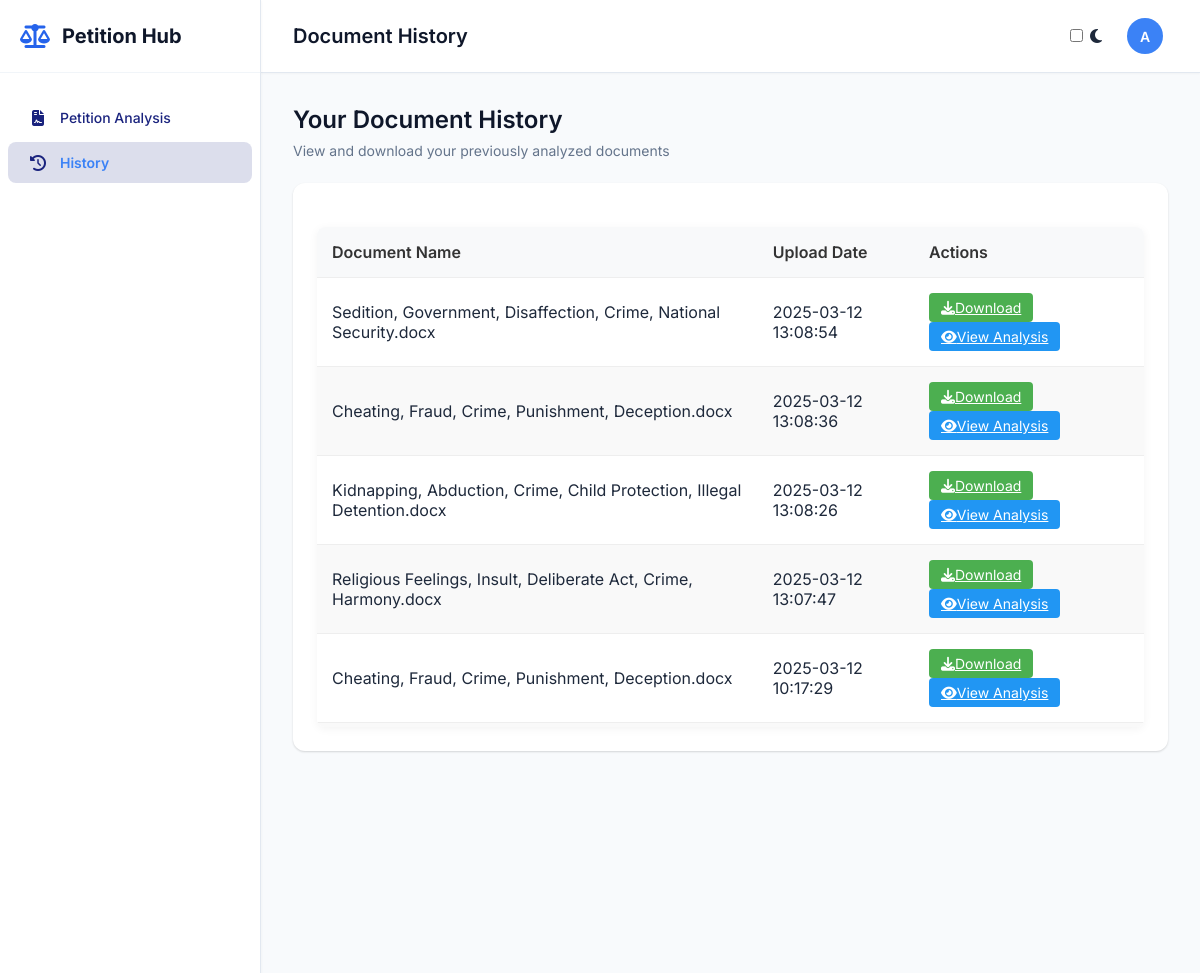
Page /history (signed in, upper part) on the earlier database version.
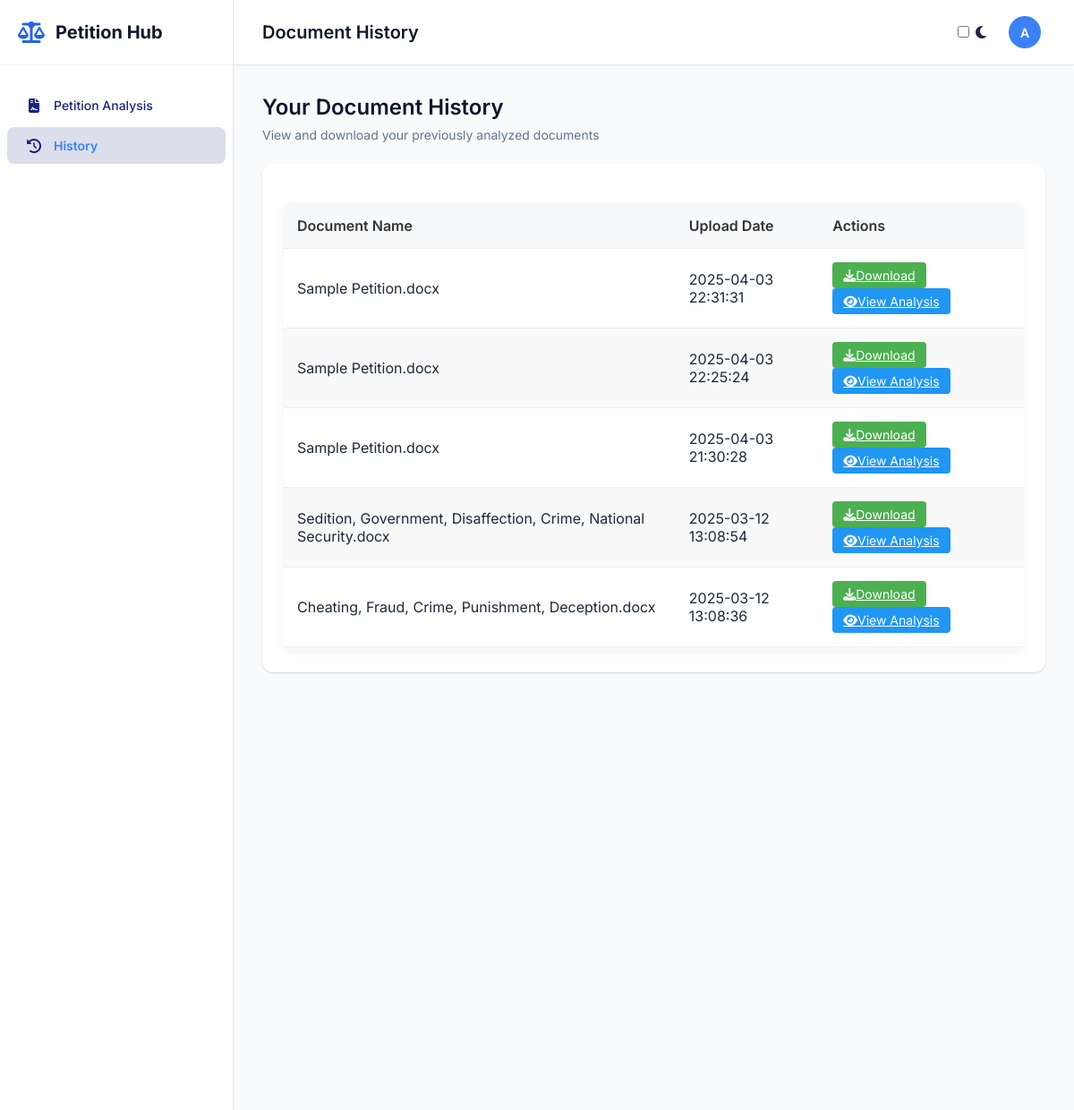
Same page on the later database version.
### tables this page shows
CREATE TABLE document_history (
                        doc_id TEXT PRIMARY KEY,
                        user_id INTEGER NOT NULL,
                        filename TEXT NOT NULL,
                        original_filename TEXT NOT NULL,
                        upload_date TIMESTAMP NOT NULL,
                        analysis_results TEXT,
                        file_path TEXT NOT NULL,
                        FOREIGN KEY (user_id) REFERENCES users (user_id)
                    );

### app.py (the view)
@app.route('/history')
def history():
    if 'username' not in session:
        return redirect(url_for('login'))
    documents = get_user_documents(session['username'])
    return render_template('history.html', username=session['username'], documents=documents)

### db_connection.py (called while the page is built)
def create_connection(db_file):
    os.makedirs(os.path.dirname(db_file), exist_ok=True)
    conn = None
    try:
        conn = sqlite3.connect(db_file)
        return conn
    except sqlite3.Error as e:
        print(f"Database connection error: {e}")
    return conn

def get_user_id(username):
    db_path = os.path.join(os.path.dirname(__file__), 'database.db')
    conn = create_connection(db_path)
    if conn is None:
        print("Failed to create database connection.")
        return None
    with conn:
        cur = conn.cursor()
        cur.execute("SELECT user_id FROM users WHERE username=?", (username,))
        result = cur.fetchone()
        return result[0] if result else None

def get_user_documents(username):
    user_id = get_user_id(username)
    if not user_id:
        return []
    db_path = os.path.join(os.path.dirname(__file__), 'database.db')
    conn = create_connection(db_path)
    if conn is None:
        print("Failed to create database connection.")
        return []
    with conn:
        cur = conn.cursor()
        cur.execute(
            "SELECT doc_id, original_filename, upload_date, file_path FROM document_history WHERE user_id=? ORDER BY upload_date DESC",
            (user_id,)
        )
        return cur.fetchall()

### templates/history.html (shortened to what this page needs)
<!DOCTYPE html>
<html lang="en">
<head>
    <link rel="stylesheet" href="{{ url_for('static', filename='style.css') }}">
    <link rel="stylesheet" href="https://cdnjs.cloudflare.com/ajax/libs/font-awesome/6.4.0/css/all.min.css">
</head>
<body class="home-body">
    <div class="app-container">
        <aside class="sidebar">
            <div class="sidebar-header">
                <div class="logo">
                    <i class="fas fa-scale-balanced"></i>
                    <span>Petition Hub</span>
                </div>
            </div>
            <nav class="sidebar-nav">
                <ul>
                    <li><a href="{{ url_for('home') }}"><i class="fas fa-file-contract"></i> Petition Analysis</a></li>
                    <li class="active"><a href="{{ url_for('history') }}"><i class="fas fa-history"></i> History</a></li>
                </ul>
            </nav>
        </aside>
        <main class="main-content">
            <header class="top-header">
                <div class="page-title">
                    <h1>Document History</h1>
                </div>
                <div class="user-profile">
                    <div class="theme-switch">
                        <input type="checkbox" id="theme-toggle">
                        <label for="theme-toggle">
                            <i class="fas fa-moon"></i>
                        </label>
                    </div>
                    <div class="user-info" onclick="toggleProfilePopup()">
                        <div class="avatar">
                            <span>{{ username[0] | upper }}</span>
                        </div>
                    </div>
                </div>
            </header>
            <div class="dashboard">
                <div class="dashboard-header">
                    <h2>Your Document History</h2>
                    <p>View and download your previously analyzed documents</p>
                </div>
                <div class="card">
                    <div class="card-content">
                        {% if documents and documents|length > 0 %}
                        <div class="table-container">
                            <table class="history-table">
                                <thead>
                                    <tr>
                                        <th>Document Name</th>
                                        <th>Upload Date</th>
                                        <th>Actions</th>
                                    </tr>
                                </thead>
                                <tbody>
                                    {% for doc in documents %}
                                    <tr>
                                        <td>{{ doc[1] }}</td>
                                        <td>{{ doc[2] }}</td>
                                        <td>
                                            <a href="{{ url_for('download_document', doc_id=doc[0]) }}" class="action-btn download-btn">
                                                <i class="fas fa-download"></i> Download
                                            </a>
                                            <a href="{{ url_for('view_analysis', doc_id=doc[0]) }}" class="action-btn view-btn">
                                                <i class="fas fa-eye"></i> View Analysis
                                            </a>
                                        </td>
                                    </tr>
                                    {% endfor %}
                                </tbody>
                            </table>
                        </div>
                        {% endif %}
                    </div>
                </div>
            </div>
        </main>
    </div>
</body>
</html>

### static/style.css (style rules this page uses)
body { font-family: 'Inter', 'Segoe UI', 'Roboto', sans-serif; background: linear-gradient(135deg, #f5f7fa 0%, #c3cfe2 100%); margin: 0; padding: 0; display: flex; justify-content: center; align-items: center; min-height: 100vh; color: #333; }
h1 { color: #333; font-size: 28px; margin-bottom: 20px; }
body { font-family: Arial, sans-serif; }
.home-body { display: block; background: #f8fafc; min-height: 100vh; margin: 0; padding: 0; font-family: 'Inter', sans-serif; color: #1e293b; }
.app-container { display: flex; width: 100%; height: 100vh; overflow: hidden; }
.sidebar { width: 260px; background: #ffffff; border-right: 1px solid #e2e8f0; display: flex; flex-direction: column; height: 100%; box-shadow: 0 1px 3px rgba(0, 0, 0, 0.05); z-index: 10; }
.sidebar-header { padding: 24px 20px; border-bottom: 1px solid #f1f5f9; }
.logo { display: flex; align-items: center; font-weight: 700; font-size: 20px; color: #0f172a; }
.logo i { font-size: 24px; margin-right: 12px; color: #2563eb; }
.sidebar-nav { flex: 1; padding: 20px 0; overflow-y: auto; }
.sidebar-nav ul { list-style: none; padding: 0; margin: 0; }
.sidebar-nav li { margin-bottom: 2px; }
.sidebar-nav a { display: flex; align-items: center; padding: 12px 20px; color: #64748b; text-decoration: none; font-weight: 500; font-size: 14px; border-radius: 6px; margin: 0 8px; transition: all 0.2s ease; }
.sidebar-nav a i { margin-right: 12px; font-size: 16px; width: 20px; text-align: center; }
.sidebar-nav li.active a { background: #eff6ff; color: #3b82f6; font-weight: 600; }
.main-content { flex: 1; display: flex; flex-direction: column; overflow: hidden; background: #f8fafc; }
.top-header { height: 72px; display: flex; align-items: center; justify-content: space-between; padding: 0 32px; background: #ffffff; border-bottom: 1px solid #e2e8f0; box-shadow: 0 1px 2px rgba(0, 0, 0, 0.03); }
.page-title h1 { font-size: 20px; font-weight: 600; color: #0f172a; margin: 0; }
.user-profile { display: flex; align-items: center; gap: 20px; }
.user-info { display: flex; align-items: center; gap: 12px; }
.avatar { width: 36px; height: 36px; background: #3b82f6; border-radius: 50%; display: flex; align-items: center; justify-content: center; color: white; font-weight: 600; font-size: 14px; }
.dashboard { flex: 1; padding: 32px; overflow-y: auto; }
.dashboard-header { margin-bottom: 24px; }
.dashboard-header h2 { font-size: 24px; font-weight: 600; color: #0f172a; margin: 0 0 8px 0; }
.dashboard-header p { font-size: 14px; color: #64748b; margin: 0; }
.card { background: #ffffff; border-radius: 12px; box-shadow: 0 1px 3px rgba(0, 0, 0, 0.05), 0 1px 2px rgba(0, 0, 0, 0.1); margin-bottom: 24px; overflow: hidden; transition: transform 0.2s ease, box-shadow 0.2s ease; }
.card-content { padding: 24px; }

### templates/history.html (style rules this page uses)
.table-container { max-height: 500px; overflow-y: auto; border-radius: 8px; box-shadow: 0 2px 10px rgba(0, 0, 0, 0.05); margin-top: 20px; }
.history-table { width: 100%; border-collapse: collapse; background-color: #fff; }
.history-table th, .history-table td { padding: 15px; text-align: left; border-bottom: 1px solid #eee; }
.history-table th { background-color: #f8f9fa; font-weight: 600; color: #333; position: sticky; top: 0; z-index: 1; }
.history-table tr:nth-child(even) { background-color: #f9f9f9; }
.action-btn { padding: 6px 12px; border-radius: 4px; font-size: 14px; margin-right: 5px; cursor: pointer; transition: all 0.2s; border: none; display: inline-flex; align-items: center; justify-content: center; }
.download-btn { background-color: #4CAF50; color: white; }
.view-btn { background-color: #2196F3; color: white; }
.user-info { cursor: pointer; display: flex; align-items: center; padding: 5px; border-radius: 20px; transition: background-color 0.3s; }
.sidebar-nav ul { list-style: none; padding: 0; margin: 0; }
.sidebar-nav a { display: flex; align-items: center; padding: 12px 20px; color: #1a237e; text-decoration: none; font-weight: 500; transition: background-color 0.3s; border-radius: 8px; margin: 4px 8px; }
.sidebar-nav a i { margin-right: 12px; color: #1a237e; }
.sidebar-nav li.active a { background-color: rgba(26, 35, 126, 0.15); font-weight: 600; }
.sidebar { background-color: #ffffff; }

Differences in the rows shown:
no longer on this page (row unchanged): document_history: original_filename "Kidnapping, Abduction, Crime, Child Protection, Illegal Detention.docx", upload_date "2025-03-12 13:08:26"
no longer on this page (row unchanged): document_history: original_filename "Religious Feelings, Insult, Deliberate Act, Crime, Harmony.docx", upload_date "2025-03-12 13:07:47"
no longer on this page (row unchanged): document_history: original_filename "Cheating, Fraud, Crime, Punishment, Deception.docx", upload_date "2025-03-12 10:17:29"
added document_history: original_filename "Sample Petition.docx", upload_date "2025-04-03 22:31:31"
added document_history: original_filename "Sample Petition.docx", upload_date "2025-04-03 22:25:24"
added document_history: original_filename "Sample Petition.docx", upload_date "2025-04-03 21:30:28"
